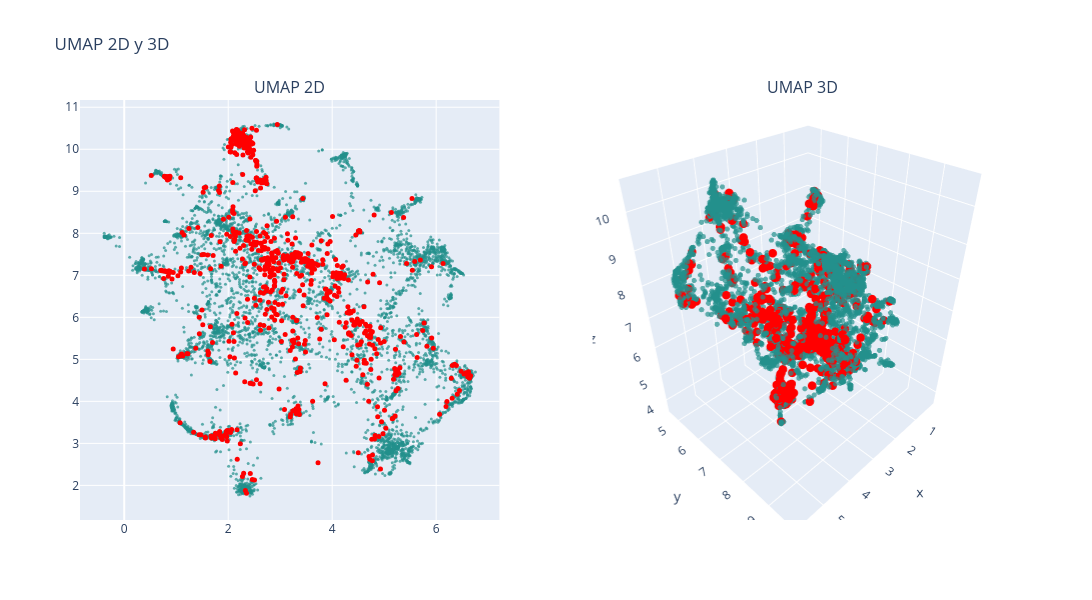

Notebook cell for this chart:
### Markdown cell above
### UMAP

### Code cell
# n_neighbors = 200
# n_neighbors = int(len(df) / k)

# n_neighbors = 200
n_neighbors = 50 # 6.5x minutos, resultado: vision mas global, no se distinguen tanto los clusters
# n_neighbors = 20 # 2.5x minutos, resultado: no se distinguen los clusters
# n_neighbors = 10 # 1.5x minutos, resultado: puntos muy juntos, se distinguen los clusters
# n_neighbors = 5 # x minutos, resultado: se distinguen bien los clusters, se ven un poco desconectados

min_dist = 0

# UMAP 2D
reducer_2d = umap.UMAP(n_neighbors=n_neighbors, min_dist=min_dist, n_components=2, random_state=0, metric='cosine')
embedding_2d = reducer_2d.fit_transform(df_vectorized)
df['umap2d_1'] = embedding_2d[:, 0]
df['umap2d_2'] = embedding_2d[:, 1]

# UMAP 3D
reducer_3d = umap.UMAP(n_neighbors=n_neighbors, min_dist=min_dist, n_components=3, random_state=0, metric='cosine')
embedding_3d = reducer_3d.fit_transform(df_vectorized)
df['umap3d_1'] = embedding_3d[:, 0]
df['umap3d_2'] = embedding_3d[:, 1]
df['umap3d_3'] = embedding_3d[:, 2]

# Graficar
colors = np.ones(len(df))  # Color base
colors_knn = np.zeros(len(df))  # Color para los KNN
colors_knn[knn_idxs[0]] = 1  # Resaltar los KNN

fig = make_subplots(rows=1, cols=2, subplot_titles=("UMAP 2D", "UMAP 3D"), 
                    specs=[[{"type": "scatter"}, {"type": "scatter3d"}]])

# Puntos normales (fondo)
fig.add_trace(
    go.Scatter(x=df['umap2d_1'], y=df['umap2d_2'], mode='markers',
               marker=dict(color=colors, colorscale='Viridis', size=3, opacity=0.7), 
               text=data['title'],
               hovertemplate="Titulo: %{text}<br>x: %{x}<br>y: %{y}<extra></extra>"),
    row=1, col=1)

# Puntos resaltados (delante)
fig.add_trace(
    go.Scatter(x=df.loc[knn_idxs[0], 'umap2d_1'], 
               y=df.loc[knn_idxs[0], 'umap2d_2'], 
               mode='markers',
               marker=dict(color='red', size=5, opacity=1), 
               text=data.loc[knn_idxs[0], 'title'], 
               hovertemplate="Titulo: %{text}<br>x: %{x}<br>y: %{y}<extra></extra>"),
    row=1, col=1)

# Puntos normales en 3D (fondo)
fig.add_trace(
    go.Scatter3d(x=df['umap3d_1'], y=df['umap3d_2'], z=df['umap3d_3'], mode='markers',
                 marker=dict(color=colors, colorscale='Viridis', size=3, opacity=0.7), 
                 text=data['title'],
                 hovertemplate="Cluster: %{text}<br>x: %{x}<br>y: %{y}<br>z: %{z}<extra></extra>"),
    row=1, col=2)

# Puntos resaltados en 3D (delante)
fig.add_trace(
    go.Scatter3d(x=df.loc[knn_idxs[0], 'umap3d_1'],
                 y=df.loc[knn_idxs[0], 'umap3d_2'],
                 z=df.loc[knn_idxs[0], 'umap3d_3'],
                 mode='markers',
                 marker=dict(color='red', size=5, opacity=1), 
                 text=data.loc[knn_idxs[0], 'title'], 
                 hovertemplate="Cluster: %{text}<br>x: %{x}<br>y: %{y}<br>z: %{z}<extra></extra>"),
    row=1, col=2)

fig.update_layout(height=600, width=1200, title_text="UMAP 2D y 3D", showlegend=False)
fig.show()

### Figure 1 — Plotly figure (JSON) as saved in the notebook; plotly's stock layout.template omitted (floating-point values rounded to 4 significant figures; data arrays with more than 128 entries replaced by an {"elided": "..."} marker saying what was removed)
{"data": [{"hovertemplate": "Titulo: %{text}<br>x: %{x}<br>y: %{y}<extra></extra>", "marker": {"color": {"elided": "6284 float values"}, "colorscale": [[0, "#440154"], [0.1111, "#482878"], [0.2222, "#3e4989"], [0.3333, "#31688e"], [0.4444, "#26828e"], [0.5556, "#1f9e89"], [0.6667, "#35b779"], [0.7778, "#6ece58"], [0.8889, "#b5de2b"], [1, "#fde725"]], "opacity": 0.7, "size": 3}, "mode": "markers", "text": {"elided": "6284 str values"}, "type": "scatter", "x": {"elided": "6284 float values"}, "xaxis": "x", "y": {"elided": "6284 float values"}, "yaxis": "y"}, {"hovertemplate": "Titulo: %{text}<br>x: %{x}<br>y: %{y}<extra></extra>", "marker": {"color": "red", "opacity": 1, "size": 5}, "mode": "markers", "text": {"elided": "750 str values"}, "type": "scatter", "x": {"elided": "750 float values"}, "xaxis": "x", "y": {"elided": "750 float values"}, "yaxis": "y"}, {"hovertemplate": "Cluster: %{text}<br>x: %{x}<br>y: %{y}<br>z: %{z}<extra></extra>", "marker": {"color": {"elided": "6284 float values"}, "colorscale": [[0, "#440154"], [0.1111, "#482878"], [0.2222, "#3e4989"], [0.3333, "#31688e"], [0.4444, "#26828e"], [0.5556, "#1f9e89"], [0.6667, "#35b779"], [0.7778, "#6ece58"], [0.8889, "#b5de2b"], [1, "#fde725"]], "opacity": 0.7, "size": 3}, "mode": "markers", "scene": "scene", "text": {"elided": "6284 str values"}, "type": "scatter3d", "x": {"elided": "6284 float values"}, "y": {"elided": "6284 float values"}, "z": {"elided": "6284 float values"}}, {"hovertemplate": "Cluster: %{text}<br>x: %{x}<br>y: %{y}<br>z: %{z}<extra></extra>", "marker": {"color": "red", "opacity": 1, "size": 5}, "mode": "markers", "scene": "scene", "text": {"elided": "750 str values"}, "type": "scatter3d", "x": {"elided": "750 float values"}, "y": {"elided": "750 float values"}, "z": {"elided": "750 float values"}}], "layout": {"annotations": [{"font": {"size": 16}, "showarrow": false, "text": "UMAP 2D", "x": 0.225, "xanchor": "center", "xref": "paper", "y": 1, "yanchor": "bottom", "yref": "paper"}, {"font": {"size": 16}, "showarrow": false, "text": "UMAP 3D", "x": 0.775, "xanchor": "center", "xref": "paper", "y": 1, "yanchor": "bottom", "yref": "paper"}], "height": 600, "scene": {"domain": {"x": [0.55, 1], "y": [0, 1]}}, "showlegend": false, "title": {"text": "UMAP 2D y 3D"}, "width": 1200, "xaxis": {"anchor": "y", "domain": [0, 0.45]}, "yaxis": {"anchor": "x", "domain": [0, 1]}}}
